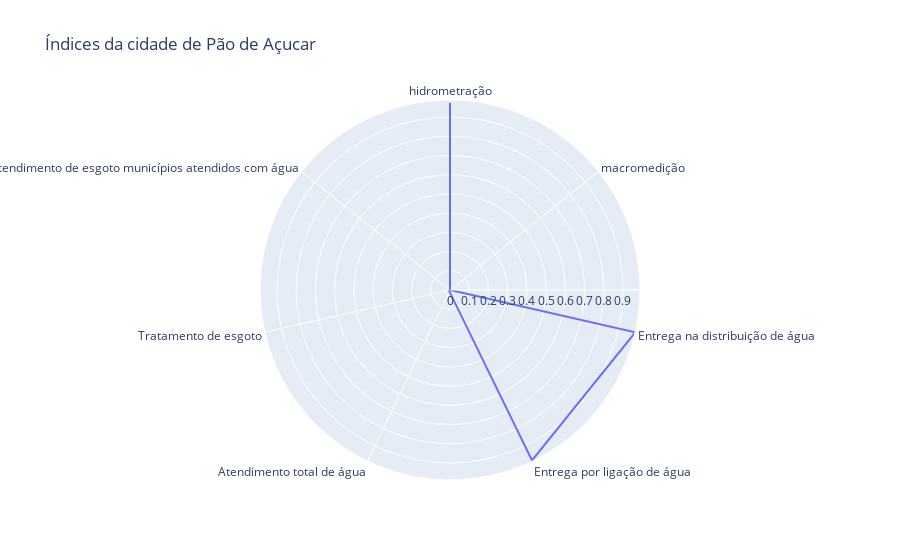

Here is the notebook cell this chart was saved with:
### Markdown cell above
## Plotando grafico de radar para a cidade do Pão de Açúcar

### Code cell
fig = px.line_polar(df_radar_top5, r='Pão de Açúcar', theta='indice', line_close=True, title = 'Índices da cidade de Pão de Açucar')
fig.show()

### Figure 1 — Plotly figure (JSON) as saved in the notebook; plotly's stock layout.template omitted (floating-point values rounded to 4 significant figures)
{"data": [{"hovertemplate": "Pão de Açúcar=%{r}<br>indice=%{theta}<extra></extra>", "legendgroup": "", "line": {"color": "#636efa", "dash": "solid"}, "marker": {"symbol": "circle"}, "mode": "lines", "name": "", "r": [0.9744, 0, 0.9886, 0.9838, 0.007717, 0, 0, 0.9744], "showlegend": false, "subplot": "polar", "theta": ["hidrometração", "macromedição", "Entrega na distribuição de água", "Entrega por ligação de água", " Atendimento total de água", "Tratamento de esgoto", "Atendimento de esgoto municípios atendidos com água", "hidrometração"], "type": "scatterpolar"}], "layout": {"legend": {"tracegroupgap": 0}, "polar": {"angularaxis": {"direction": "clockwise", "rotation": 90}, "domain": {"x": [0, 1], "y": [0, 1]}}, "title": {"text": "Índices da cidade de Pão de Açucar"}}}
